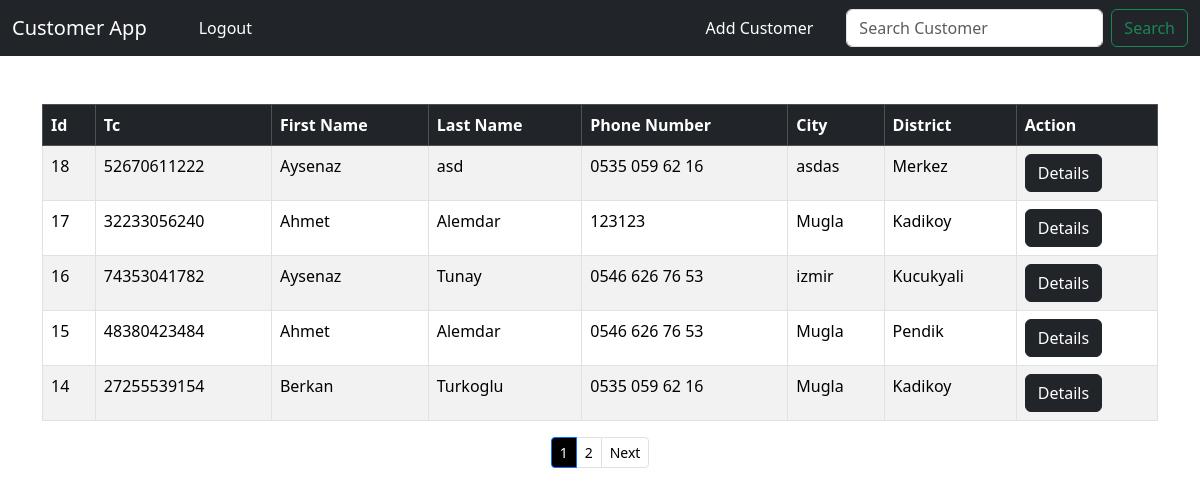
The app's page / (signed in), older data.
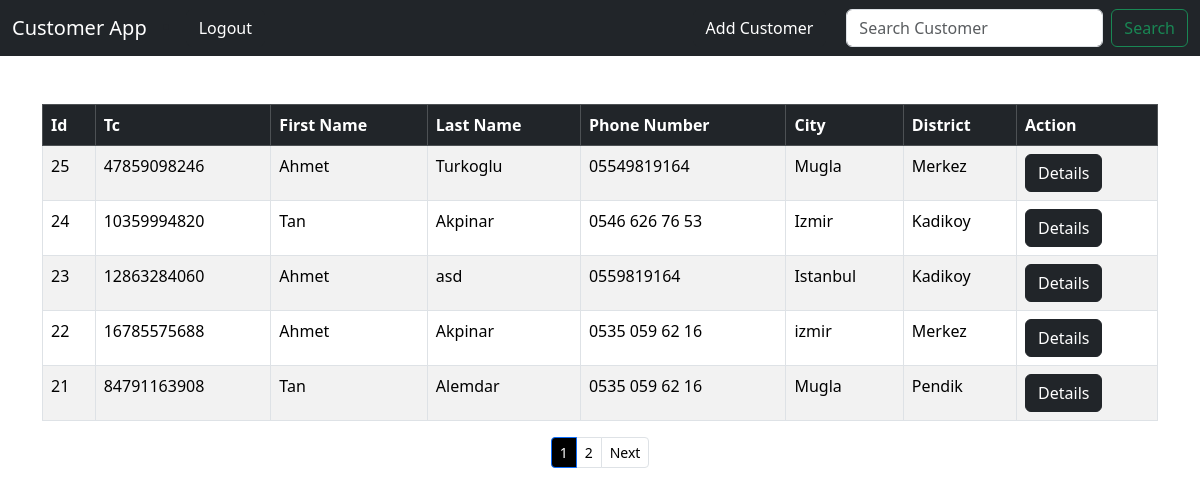
The same page, newer data.
### crm/models.py (models this page shows, shortened)
class Customer(models.Model):
    created_at = models.DateTimeField(auto_now_add=True)
    tc_no = models.IntegerField(editable=True, validators=[
        RegexValidator(r'^[1-9]{1}[0-9]{9}[02468]{1}$', message="Invalid Tc No ", code="invalid_number")], unique=True)
    first_name = models.CharField(max_length=50, editable=True)
    last_name =  models.CharField(max_length=50, editable=True)
    phone = models.CharField(max_length=15, editable=True)
    city =  models.CharField(max_length=50, editable=True)
    district =  models.CharField(max_length=50, editable=True)

### crm/views.py (the view)
# urls.py: path("", views.home, name="home"),
def home(request):
    if request.method == 'POST':
        username = request.POST['username']
        password = request.POST['password']
        user = authenticate(request, username=username, password=password)
        if user is not None:
            login(request, user)
            messages.success(request, "You have been logged in!")
            return redirect('home')
        else :
            messages.error(request, "There was an error! Please check your password or username!")
            return redirect('home')
    else :
        p = Paginator(Customer.objects.all().order_by('-created_at'), 5)
        page = request.GET.get('page')
        customers = p.get_page(page)
        return render(request, 'home.html', {'customers' : customers})

### crm/templates/home.html (shortened to what this page needs)
{% extends 'base.html' %}
{% block content %}
    {% if user.is_authenticated %}
        <table class="table table-striped table-hover table-bordered">
          <thead class="table-dark" >
            <tr >
              <th scope="col">Id</th>
              <th scope="col">Tc</th>
              <th scope="col">First Name</th>
              <th scope="col">Last Name</th>
              <th scope="col">Phone Number</th>
              <th scope="col">City</th>
              <th scope="col">District</th>
              <th scope="col">Action</th>
            </tr>
          </thead>
          <tbody>
              {% if customers %}
                {% for customer in customers %}
                    <tr>
                      <td>{{ customer.id }}</td>
                      <td>{{ customer.tc_no }}</td>
                      <td>{{ customer.first_name }}</td>
                      <td>{{ customer.last_name }}</td>
                      <td>{{ customer.phone }}</td>
                      <td>{{ customer.city }}</td>
                      <td>{{ customer.district }}</td>
                      <td><a href="{% url 'customer' customer.id %}" class="btn btn-dark">Details</a></td>
                    </tr>
                {% endfor %}
              {% endif %}
          </tbody>
        </table>
          <nav aria-label="Page navigation example">
            <ul class="pagination justify-content-center pagination-sm">
                <li class="page-item active">
                  <span class="page-link" style="color: white; background-color: black;">
                    {{ customers.number }}
                  </span>
                </li>
              {% if customers.has_next %}
              <li class="page-item"><a class="page-link" style="color: black;" href="?page={{ customers.next_page_number }}">{{ customers.next_page_number }}</a></li>
              <li class="page-item"><a class="page-link" style="color: black;" href="?page={{ customers.next_page_number }}">Next</a></li>
              {% endif %}
            </ul>
          </nav>
    {% endif %}
{% endblock content %}

Row changes from the older to the newer data that the page shows:
no longer on this page (row unchanged): Customer: id "18", tc_no "52670611222", first_name "Aysenaz", last_name "asd", phone "0535 059 62 16", city "asdas", district "Merkez"
no longer on this page (row unchanged): Customer: id "17", tc_no "32233056240", first_name "Ahmet", last_name "Alemdar", phone "123123", city "Mugla", district "Kadikoy"
no longer on this page (row unchanged): Customer: id "16", tc_no "74353041782", first_name "Aysenaz", last_name "Tunay", phone "0546 626 76 53", city "izmir", district "Kucukyali"
no longer on this page (row unchanged): Customer: id "15", tc_no "48380423484", first_name "Ahmet", last_name "Alemdar", phone "0546 626 76 53", city "Mugla", district "Pendik"
no longer on this page (row unchanged): Customer: id "14", tc_no "27255539154", first_name "Berkan", last_name "Turkoglu", phone "0535 059 62 16", city "Mugla", district "Kadikoy"
added Customer: id "25", tc_no "47859098246", first_name "Ahmet", last_name "Turkoglu", phone "05549819164", city "Mugla", district "Merkez"
added Customer: id "24", tc_no "10359994820", first_name "Tan", last_name "Akpinar", phone "0546 626 76 53", city "Izmir", district "Kadikoy"
added Customer: id "23", tc_no "12863284060", first_name "Ahmet", last_name "asd", phone "0559819164", city "Istanbul", district "Kadikoy"
added Customer: id "22", tc_no "16785575688", first_name "Ahmet", last_name "Akpinar", phone "0535 059 62 16", city "izmir", district "Merkez"
added Customer: id "21", tc_no "84791163908", first_name "Tan", last_name "Alemdar", phone "0535 059 62 16", city "Mugla", district "Pendik"
